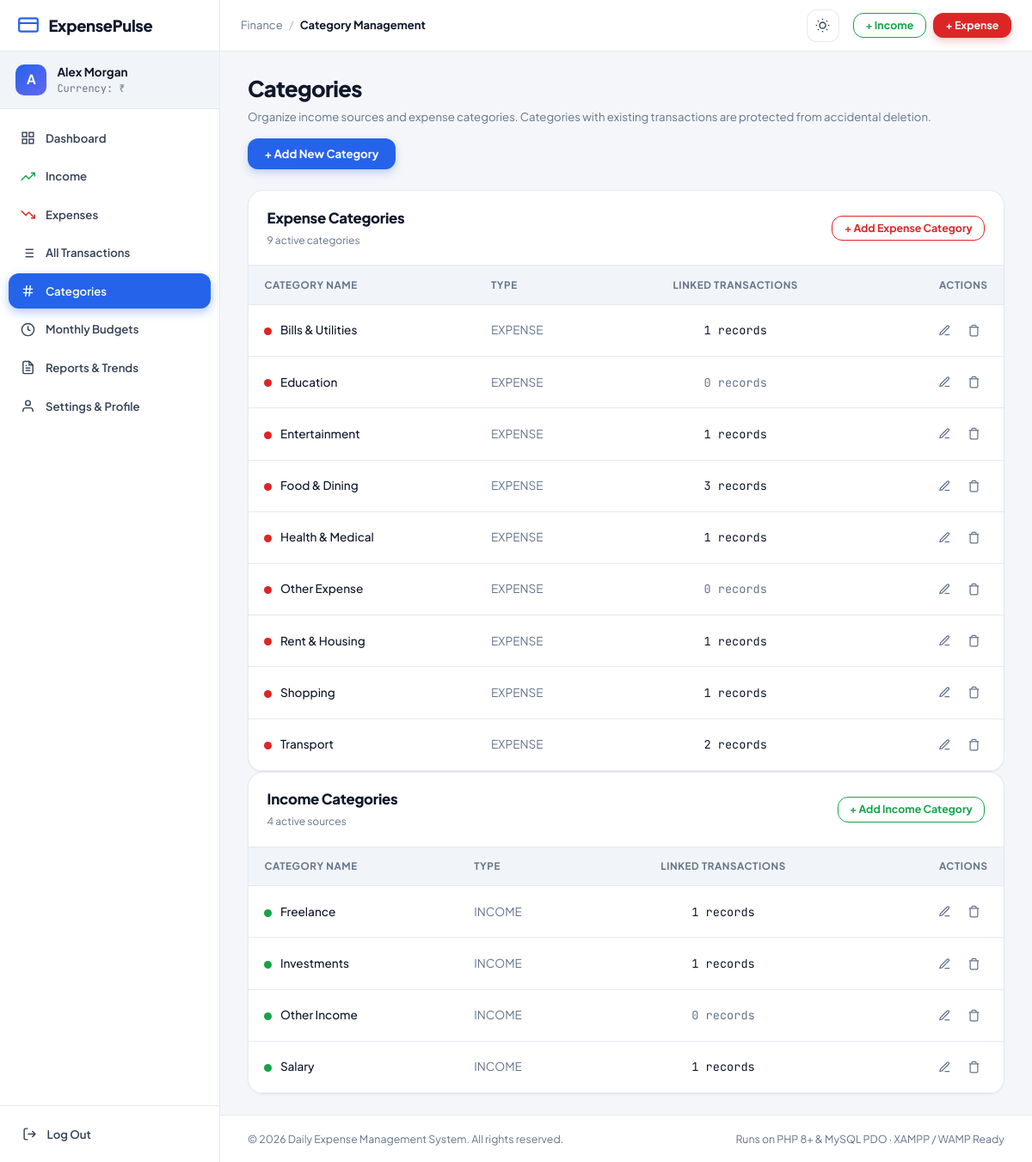
Screenshot of /categories/index.php (signed in) with the database file from the repository.
### tables this page shows
CREATE TABLE `users` (
  `id` INT UNSIGNED NOT NULL AUTO_INCREMENT,
  `name` VARCHAR(100) NOT NULL,
  `email` VARCHAR(191) NOT NULL,
  `password_hash` VARCHAR(255) NOT NULL,
  `currency` VARCHAR(10) NOT NULL DEFAULT '₹',
  `created_at` TIMESTAMP NOT NULL DEFAULT CURRENT_TIMESTAMP,
  PRIMARY KEY (`id`),
  UNIQUE KEY `idx_users_email` (`email`)
);

CREATE TABLE `categories` (
  `id` INT UNSIGNED NOT NULL AUTO_INCREMENT,
  `user_id` INT UNSIGNED NOT NULL,
  `name` VARCHAR(100) NOT NULL,
  `type` ENUM('income', 'expense') NOT NULL,
  `created_at` TIMESTAMP NOT NULL DEFAULT CURRENT_TIMESTAMP,
  PRIMARY KEY (`id`),
  KEY `idx_categories_user` (`user_id`),
  KEY `idx_categories_type` (`type`),
  CONSTRAINT `fk_categories_user` FOREIGN KEY (`user_id`)
    REFERENCES `users` (`id`) ON DELETE CASCADE ON UPDATE CASCADE
);

### includes/functions.php (called while the page is built, shortened)
<?php
function e(?string $string): string
{
    return htmlspecialchars((string)($string ?? ''), ENT_QUOTES, 'UTF-8');
}
function base_url(string $path = ''): string
{
    $scriptDir = str_replace('\\', '/', dirname($_SERVER['SCRIPT_NAME']));
    $segments = explode('/', trim($scriptDir, '/'));
    $baseSegments = [];
    foreach ($segments as $seg) {
        $baseSegments[] = $seg;
    }
    $base = '/' . implode('/', $baseSegments);
    return rtrim($base, '/') . '/' . ltrim($path, '/');
}
function current_user(): ?array
{
    return $_SESSION['user'] ?? null;
}
function current_currency(): string
{
    return $_SESSION['user']['currency'] ?? '₹';
}

### includes/auth_check.php (called while the page is built, shortened)
<?php
require_once __DIR__ . '/functions.php';
$pdo = getDBConnection();
$stmt = $pdo->prepare("SELECT id, name, email, currency, created_at FROM users WHERE id = :id LIMIT 1");
$stmt->execute([':id' => $_SESSION['user_id']]);

### categories/index.php (the view, shortened to what this page needs)
<?php
require_once __DIR__ . '/../includes/auth_check.php';
$pageTitle = 'Category Management';
$currentPage = 'categories';
$userId = (int)current_user_id();
$pdo = getDBConnection();
$stmt = $pdo->prepare("
    SELECT c.*, COUNT(t.id) AS transaction_count
    FROM categories c
    LEFT JOIN transactions t ON c.id = t.category_id
    WHERE c.user_id = :user_id
    GROUP BY c.id
    ORDER BY c.type ASC, c.name ASC
");
$stmt->execute([':user_id' => $userId]);
$allCategories = $stmt->fetchAll();
$incomeCategories = [];
$expenseCategories = [];
foreach ($allCategories as $cat) {
    if ($cat['type'] === 'income') {
        $incomeCategories[] = $cat;
    } else {
        $expenseCategories[] = $cat;
    }
}
require_once __DIR__ . '/../includes/header.php';
?>
<div class="page-header-row">
  <div>
    <h1 class="page-heading">Categories</h1>
    <p class="page-subheading">Organize income sources and expense categories. Categories with existing transactions are protected from accidental deletion.</p>
  </div>
  <div>
    <button type="button" class="btn btn-primary" onclick="openCategoryModal()">+ Add New Category</button>
  </div>
</div>
<div class="categories-grid">
  <div class="table-panel">
    <div class="panel-header">
      <div class="panel-title-group">
        <h2 class="panel-title">Expense Categories</h2>
        <span class="panel-subtitle"><?= count($expenseCategories) ?> active categories</span>
      </div>
      <button type="button" class="btn btn-sm btn-outline-expense" onclick="openCategoryModal('expense')">+ Add Expense Category</button>
    </div>
    <div class="table-responsive">
      <table class="data-table">
        <thead>
          <tr>
            <th>Category Name</th>
            <th>Type</th>
            <th class="text-center">Linked Transactions</th>
            <th class="text-right">Actions</th>
          </tr>
        </thead>
        <tbody>
          <?php foreach ($expenseCategories as $cat): ?>
            <tr>
              <td>
                <span class="category-indicator cat-expense"></span>
                <span class="font-medium"><?= e($cat['name']) ?></span>
              </td>
              <td><span class="text-xs text-muted uppercase">Expense</span></td>
              <td class="text-center font-mono tabular-nums">
                <?php if ((int)$cat['transaction_count'] > 0): ?>
                  <a href="<?= base_url('transactions.php?category_id=' . $cat['id']) ?>" class="badge-link" title="Filter transactions">
                    <?= (int)$cat['transaction_count'] ?> records
                  </a>
                <?php else: ?>
                  <span class="text-muted">0 records</span>
                <?php endif; ?>
              </td>
              <td class="text-right">
                <div class="action-buttons">
                  <button type="button" class="btn-icon-subtle"
                    onclick="editCategory(<?= $cat['id'] ?>, '<?= e(addslashes($cat['name'])) ?>', 'expense')"
                    title="Rename category">
                    <svg viewBox="0 0 24 24" width="15" height="15" fill="none" stroke="currentColor" stroke-width="2"><path d="M12 20h9"></path><path d="M16.5 3.5a2.121 2.121 0 0 1 3 3L7 19l-4 1 1-4L16.5 3.5z"></path></svg>
                  </button>
                  <?php if ((int)$cat['transaction_count'] > 0): ?>
                    <button type="button" class="btn-icon-subtle disabled-btn"
                      title="Cannot delete category with <?= (int)$cat['transaction_count'] ?> linked transactions" disabled>
                      <svg viewBox="0 0 24 24" width="15" height="15" fill="none" stroke="currentColor" stroke-width="2"><polyline points="3 6 5 6 21 6"></polyline><path d="M19 6v14a2 2 0 0 1-2 2H7a2 2 0 0 1-2-2V6m3 0V4a2 2 0 0 1 2-2h4a2 2 0 0 1 2 2v2"></path></svg>
                    </button>
                  <?php else: ?>
                    <button type="button" class="btn-icon-subtle btn-delete-trigger"
                      data-action="<?= base_url('categories/delete.php') ?>"
                      data-id="<?= $cat['id'] ?>"
                      data-name="<?= e($cat['name']) ?> Category"
                      title="Delete category">
                      <svg viewBox="0 0 24 24" width="15" height="15" fill="none" stroke="currentColor" stroke-width="2"><polyline points="3 6 5 6 21 6"></polyline><path d="M19 6v14a2 2 0 0 1-2 2H7a2 2 0 0 1-2-2V6m3 0V4a2 2 0 0 1 2-2h4a2 2 0 0 1 2 2v2"></path></svg>
                    </button>
                  <?php endif; ?>
                </div>
              </td>
            </tr>
          <?php endforeach; ?>
        </tbody>
      </table>
    </div>
  </div>
  <div class="table-panel">
    <div class="panel-header">
      <div class="panel-title-group">
        <h2 class="panel-title">Income Categories</h2>
        <span class="panel-subtitle"><?= count($incomeCategories) ?> active sources</span>
      </div>
      <button type="button" class="btn btn-sm btn-outline-income" onclick="openCategoryModal('income')">+ Add Income Category</button>
    </div>
    <div class="table-responsive">
      <table class="data-table">
        <thead>
          <tr>
            <th>Category Name</th>
            <th>Type</th>
            <th class="text-center">Linked Transactions</th>
            <th class="text-right">Actions</th>
          </tr>
        </thead>
        <tbody>
          <?php foreach ($incomeCategories as $cat): ?>
            <tr>
              <td>
                <span class="category-indicator cat-income"></span>
                <span class="font-medium"><?= e($cat['name']) ?></span>
              </td>
              <td><span class="text-xs text-muted uppercase">Income</span></td>
              <td class="text-center font-mono tabular-nums">
                <?php if ((int)$cat['transaction_count'] > 0): ?>
                  <a href="<?= base_url('transactions.php?category_id=' . $cat['id']) ?>" class="badge-link" title="Filter transactions">
                    <?= (int)$cat['transaction_count'] ?> records
                  </a>
                <?php else: ?>
                  <span class="text-muted">0 records</span>
                <?php endif; ?>
              </td>
              <td class="text-right">
                <div class="action-buttons">
                  <button type="button" class="btn-icon-subtle"
                    onclick="editCategory(<?= $cat['id'] ?>, '<?= e(addslashes($cat['name'])) ?>', 'income')"
                    title="Rename category">
                    <svg viewBox="0 0 24 24" width="15" height="15" fill="none" stroke="currentColor" stroke-width="2"><path d="M12 20h9"></path><path d="M16.5 3.5a2.121 2.121 0 0 1 3 3L7 19l-4 1 1-4L16.5 3.5z"></path></svg>
                  </button>
                  <?php if ((int)$cat['transaction_count'] > 0): ?>
                    <button type="button" class="btn-icon-subtle disabled-btn"
                      title="Cannot delete category with <?= (int)$cat['transaction_count'] ?> linked transactions" disabled>
                      <svg viewBox="0 0 24 24" width="15" height="15" fill="none" stroke="currentColor" stroke-width="2"><polyline points="3 6 5 6 21 6"></polyline><path d="M19 6v14a2 2 0 0 1-2 2H7a2 2 0 0 1-2-2V6m3 0V4a2 2 0 0 1 2-2h4a2 2 0 0 1 2 2v2"></path></svg>
                    </button>
                  <?php else: ?>
                    <button type="button" class="btn-icon-subtle btn-delete-trigger"
                      data-action="<?= base_url('categories/delete.php') ?>"
                      data-id="<?= $cat['id'] ?>"
                      data-name="<?= e($cat['name']) ?> Category"
                      title="Delete category">
                      <svg viewBox="0 0 24 24" width="15" height="15" fill="none" stroke="currentColor" stroke-width="2"><polyline points="3 6 5 6 21 6"></polyline><path d="M19 6v14a2 2 0 0 1-2 2H7a2 2 0 0 1-2-2V6m3 0V4a2 2 0 0 1 2-2h4a2 2 0 0 1 2 2v2"></path></svg>
                    </button>
                  <?php endif; ?>
                </div>
              </td>
            </tr>
          <?php endforeach; ?>
        </tbody>
      </table>
    </div>
  </div>
</div>
<?php require_once __DIR__ . '/../includes/footer.php'; ?>

### includes/header.php (shortened to what this page needs)
<?php
require_once __DIR__ . '/functions.php';
$pageTitle = $pageTitle ?? 'Daily Expense Management System';
$currentPage = $currentPage ?? '';
$user = current_user();
?>
<!DOCTYPE html>
<html lang="en">
<head>
  <link rel="stylesheet" href="<?= base_url('assets/css/style.css') ?>">
</head>
<body class="app-body">
  <div class="app-layout">
    <aside id="app-sidebar" class="app-sidebar">
      <div class="sidebar-brand">
        <a href="<?= base_url('dashboard.php') ?>" class="brand-link">
          <svg class="brand-icon" viewBox="0 0 24 24" fill="none" stroke="currentColor" stroke-width="2" stroke-linecap="round" stroke-linejoin="round">
            <rect width="20" height="14" x="2" y="5" rx="2"/>
            <line x1="2" x2="22" y1="10" y2="10"/>
          </svg>
          <span class="brand-text">ExpensePulse</span>
        </a>
      </div>
      <div class="sidebar-user">
        <div class="user-avatar"><?= strtoupper(substr($user['name'] ?? 'U', 0, 1)) ?></div>
        <div class="user-info">
          <span class="user-name"><?= e($user['name'] ?? 'User') ?></span>
          <span class="user-currency">Currency: <?= e(current_currency()) ?></span>
        </div>
      </div>
      <nav class="sidebar-nav">
        <a href="<?= base_url('dashboard.php') ?>" class="nav-item <?= $currentPage === 'dashboard' ? 'active' : '' ?>">
          <svg class="nav-icon" viewBox="0 0 24 24" fill="none" stroke="currentColor" stroke-width="2">
            <rect x="3" y="3" width="7" height="7"></rect>
            <rect x="14" y="3" width="7" height="7"></rect>
            <rect x="14" y="14" width="7" height="7"></rect>
            <rect x="3" y="14" width="7" height="7"></rect>
          </svg>
          <span>Dashboard</span>
        </a>
        <a href="<?= base_url('income/index.php') ?>" class="nav-item <?= $currentPage === 'income' ? 'active' : '' ?>">
          <svg class="nav-icon text-income" viewBox="0 0 24 24" fill="none" stroke="currentColor" stroke-width="2">
            <polyline points="23 6 13.5 15.5 8.5 10.5 1 18"></polyline>
            <polyline points="17 6 23 6 23 12"></polyline>
          </svg>
          <span>Income</span>
        </a>
        <a href="<?= base_url('expenses/index.php') ?>" class="nav-item <?= $currentPage === 'expenses' ? 'active' : '' ?>">
          <svg class="nav-icon text-expense" viewBox="0 0 24 24" fill="none" stroke="currentColor" stroke-width="2">
            <polyline points="23 18 13.5 8.5 8.5 13.5 1 6"></polyline>
            <polyline points="17 18 23 18 23 12"></polyline>
          </svg>
          <span>Expenses</span>
        </a>
        <a href="<?= base_url('transactions.php') ?>" class="nav-item <?= $currentPage === 'transactions' ? 'active' : '' ?>">
          <span>All Transactions</span>
        </a>
        <a href="<?= base_url('categories/index.php') ?>" class="nav-item <?= $currentPage === 'categories' ? 'active' : '' ?>">
          <svg class="nav-icon" viewBox="0 0 24 24" fill="none" stroke="currentColor" stroke-width="2">
            <path d="M4 9h16M4 15h16M10 3L8 21M16 3l-2 18"></path>
          </svg>
          <span>Categories</span>
        </a>
        <a href="<?= base_url('budgets.php') ?>" class="nav-item <?= $currentPage === 'budgets' ? 'active' : '' ?>">
          <svg class="nav-icon" viewBox="0 0 24 24" fill="none" stroke="currentColor" stroke-width="2">
            <circle cx="12" cy="12" r="10"></circle>
            <path d="M12 6v6l4 2"></path>
          </svg>
          <span>Monthly Budgets</span>
        </a>
        <a href="<?= base_url('reports.php') ?>" class="nav-item <?= $currentPage === 'reports' ? 'active' : '' ?>">
          <span>Reports & Trends</span>
        </a>
        <a href="<?= base_url('profile.php') ?>" class="nav-item <?= $currentPage === 'profile' ? 'active' : '' ?>">
          <svg class="nav-icon" viewBox="0 0 24 24" fill="none" stroke="currentColor" stroke-width="2">
            <path d="M20 21v-2a4 4 0 0 0-4-4H8a4 4 0 0 0-4 4v2"></path>
            <circle cx="12" cy="7" r="4"></circle>
          </svg>
          <span>Settings & Profile</span>
        </a>
      </nav>
      <div class="sidebar-footer">
        <a href="<?= base_url('auth/logout.php') ?>" class="nav-item logout-link">
          <svg class="nav-icon" viewBox="0 0 24 24" fill="none" stroke="currentColor" stroke-width="2">
            <path d="M9 21H5a2 2 0 0 1-2-2V5a2 2 0 0 1 2-2h4"></path>
            <polyline points="16 17 21 12 16 7"></polyline>
            <line x1="21" y1="12" x2="9" y2="12"></line>
          </svg>
          <span>Log Out</span>
        </a>
      </div>
    </aside>
    <div class="app-main">
      <header class="app-header">
        <div class="header-left">
          <div class="header-breadcrumbs">
            <span class="crumb-root">Finance</span>
            <span class="crumb-sep">/</span>
            <span class="crumb-current"><?= e($pageTitle) ?></span>
          </div>
        </div>
        <div class="header-right">
          <button id="theme-toggle-btn" class="btn btn-icon" title="Toggle Light / Dark mode" aria-label="Toggle theme">
          </button>
          <div class="header-actions">
            <a href="<?= base_url('income/add.php') ?>" class="btn btn-sm btn-outline-income">+ Income</a>
            <a href="<?= base_url('expenses/add.php') ?>" class="btn btn-sm btn-primary-expense">+ Expense</a>
          </div>
        </div>
      </header>
      <main class="page-container">

### rows the page displays
users: name "A", name "Alex Morgan"
categories: name "Bills & Utilities", transaction_count "1"
categories: name "Education", shows "0 records"
categories: name "Entertainment", transaction_count "1"
categories: name "Food & Dining", transaction_count "3"
categories: name "Health & Medical", transaction_count "1"
categories: name "Other Expense", shows "0 records"
categories: name "Rent & Housing", transaction_count "1"
categories: name "Shopping", transaction_count "1"
categories: name "Transport", transaction_count "2"
categories: name "Freelance", transaction_count "1"
categories: name "Investments", transaction_count "1"
categories: name "Other Income", shows "0 records"
categories: name "Salary", transaction_count "1"

### other values shown
current_currency() "₹"
$pageTitle "Category Management"
count($expenseCategories) "9"
count($incomeCategories) "4"
